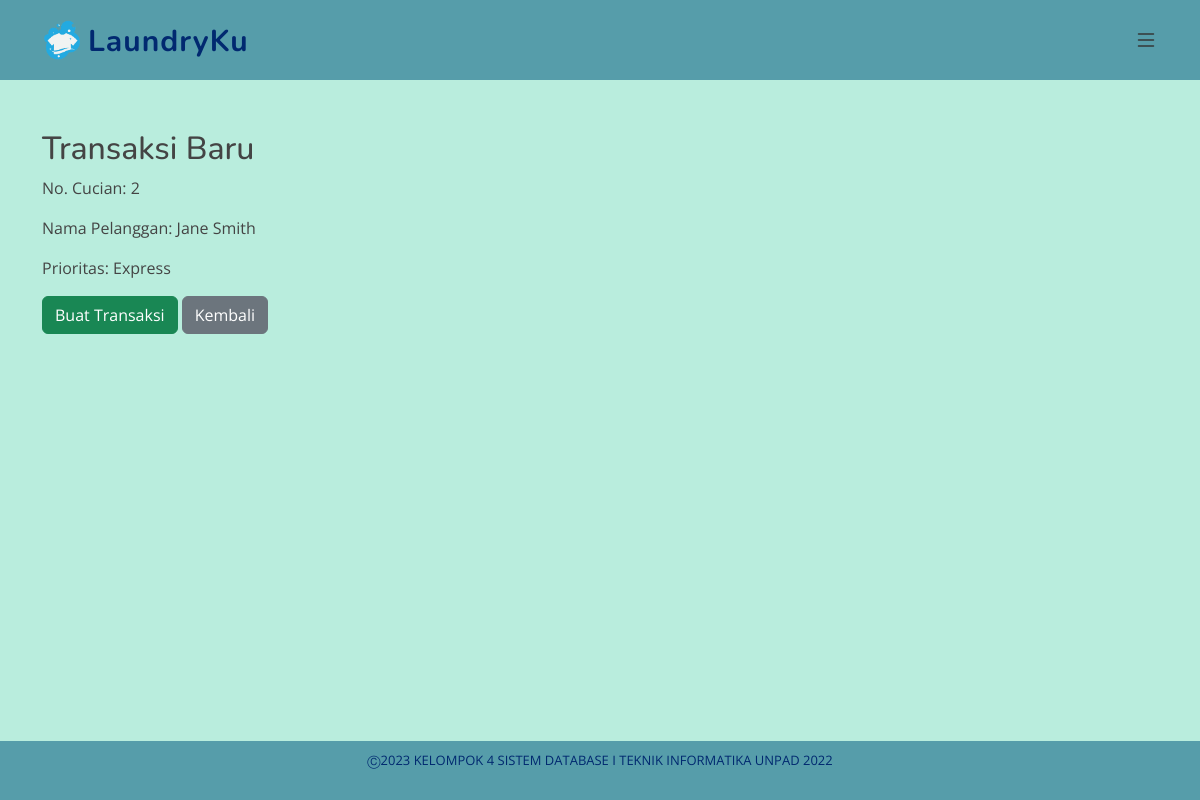
Before: /buat_transaksi.php?no_cucian=2 (signed in) with the older database file.
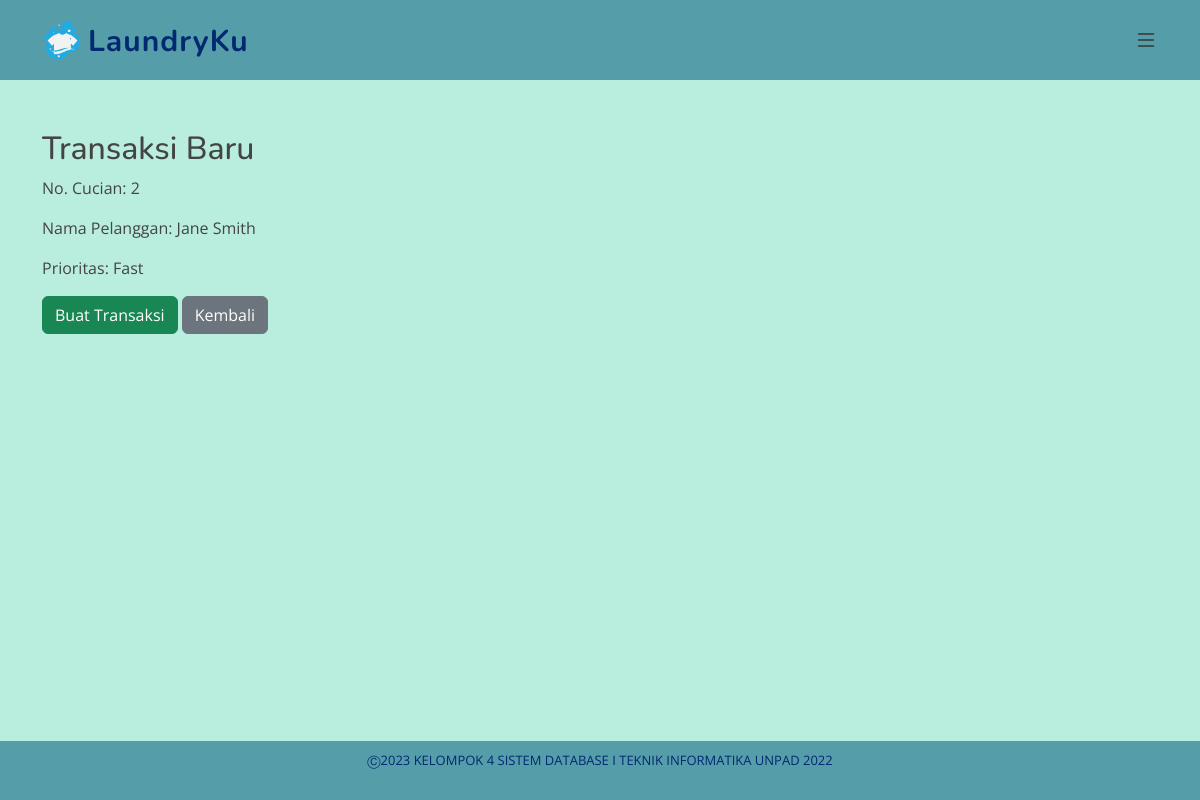
After: the same page with the newer database file.
### tables this page shows
CREATE TABLE PermintaanCucian (
    no_cucian INT AUTO_INCREMENT PRIMARY KEY,
    id_pelanggan INT,
    id_prioritas INT,
    tgl_masuk DATE,
    tgl_selesai DATE,
    total_item INT,
    id_status_cucian INT,
    FOREIGN KEY (id_pelanggan) REFERENCES Pelanggan(id_pelanggan),
    FOREIGN KEY (id_prioritas) REFERENCES Prioritas(id_prioritas),
    FOREIGN KEY (id_status_cucian) REFERENCES StatusCucian(id_status_cucian)
);

CREATE TABLE Prioritas (
    id_prioritas INT AUTO_INCREMENT PRIMARY KEY,
    jenis_prioritas VARCHAR(255) NOT NULL,
    keterangan VARCHAR(255),
    durasi INT,
    image_url VARCHAR (255)
);

CREATE TABLE Pelanggan (
    id_pelanggan INT AUTO_INCREMENT PRIMARY KEY,
    nama VARCHAR(255) NOT NULL,
    alamat VARCHAR(255) NOT NULL,
    telepon VARCHAR(15) NOT NULL,
    username VARCHAR(255) NOT NULL,
    password VARCHAR(255) NOT NULL,
    role VARCHAR(255) NOT NULL DEFAULT 'pelanggan'
);

### buat_transaksi.php (the view, shortened to what this page needs)
<?php
include "config.php";
if (isset($_GET['no_cucian'])) {
  $noCucian = $_GET['no_cucian'];
} else {
  header("Location: permintaan_cucian.php");
  exit;
}
$query = "SELECT pc.*, p.nama, pri.jenis_prioritas, sc.jenis_status_cucian
          FROM PermintaanCucian pc
          INNER JOIN Pelanggan p ON pc.id_pelanggan = p.id_pelanggan
          LEFT JOIN Prioritas pri ON pc.id_prioritas = pri.id_prioritas
          LEFT JOIN StatusCucian sc ON pc.id_status_cucian = sc.id_status_cucian
          WHERE pc.no_cucian = $noCucian";
$result = mysqli_query($conn, $query);
$row = mysqli_fetch_assoc($result);
?>
<?php include 'header.php'; ?>
<main id="main">
  <section id="transaksi" class="transaksi">
    <div class="container">
      <div class="row">
        <div class="col-lg-12">
          <h2>Transaksi Baru</h2>
          <p>No. Cucian: <?php echo $row['no_cucian']; ?></p>
          <p>Nama Pelanggan: <?php echo $row['nama']; ?></p>
          <p>Prioritas: <?php echo $row['jenis_prioritas']; ?></p>
        </div>
      </div>
      <div class="row">
        <div class="col-lg-6">
          <form action="" method="post">
            <button type="submit" name="submit" class="btn btn-success">Buat Transaksi</button>
            <a href="permintaan_cucian.php" class="btn btn-secondary">Kembali</a>
          </form>
        </div>
      </div>
    </div>
  </section>
</main>
<?php include 'footer.php'; ?>

Changed rows visible on the page:
changed permintaancucian "Jane Smith": id_prioritas.jenis_prioritas "Express" → "Fast"
